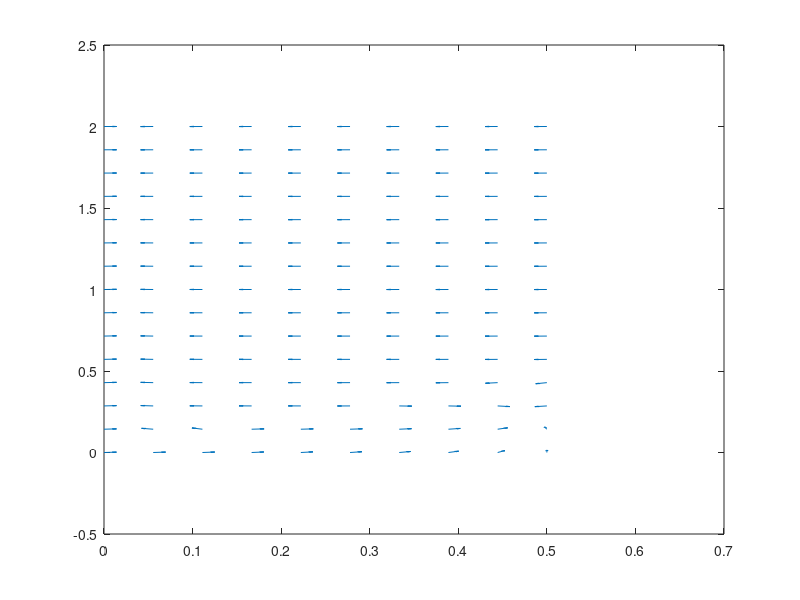

The MATLAB script that drew this image: (Note: this script raises an error after producing the figure.)
clear all

% Define all perturbations that you want to make to the parameters
perturbations = [0.001, 0.01, 0.1];

% Loop through each of these values
for perturb = perturbations
    
    % For each value, you want to add AND substract the perturbation
    for i = [-1, 1]         
        % Original Parameters in the equation [DO NOT MODIFY!!!]
        k1=0.015;
        k2=0.0075;
        k3=0.09375;
        k4=0.1875;
        kp=3.25;
        Kmp=0.001;
        k2_=0.05; % represents k2'
        p = [k1, k2, k3, k4, kp, Kmp, k2_];
        mass=1;

        % Perturb the relevant parameter here:
        k1 = k1 + k1*i*perturb;
        
        % generate grid for phase plane [0 M] X [0 N]
        M=0.5;
        N=2;
        [xx,yy]=meshgrid(linspace(0,M,10),linspace(0,N,15));
        % xx represents RT and yy represents G2T
        
        G2R = (2.*xx.*yy)./(xx + yy + .001 + sqrt((xx + yy + .001).^2 - 4.*xx.*yy));
        
        %A6
        dG2Tdt= k1 - k2.*yy - k2_.*G2R; 
        %A7
        dRTdt= k3-k4.*xx-(kp.*(xx-G2R).*(yy-G2R).*mass)./(Kmp+xx-G2R);%./(Kmp+yy-G2R);
        %Mass
        dmassdt= 0.00495*mass;
        
        % L = scale factor to make all of the arrows the same length
        L = sqrt(dG2Tdt.^2 + dRTdt.^2);
        
        % plot the direction field
        figure(2)
        clf % clear the current figure
        quiver(xx, yy, dRTdt./L, dG2Tdt./L, 0.1); % The final argument is a scaling factor
        hold on
        
        % define the nullclines
        % x represents RT and y represents G2T
        g2rfun = @(x,y) (2.*x.*y)./(x + y + .001 + sqrt((x + y + .001).^2 - 4.*x.*y));
        ncfun1 = @(x,y) k1 - k2*y - k2_*g2rfun(x,y);
        ncfun2 = @(x,y) k3 - k4*x - (kp*(x-g2rfun(x,y)).*(y-g2rfun(x,y))*mass)./(Kmp + x - g2rfun(x,y));
        % plot the nullclines
        fimplicit(@(x,y) ncfun1(x,y), [0 M 0 N],'LineWidth',3)
        fimplicit(@(x,y) ncfun2(x,y), [0 M 0 N],'LineWidth',3);
        
        % Set the title to define the parameter being modified
        title_text = sprintf('Phase Plane, k1 = %f', k1); 
        title(title_text);
        xlabel('Total Rum1');
        ylabel('Total Cdc13');  
    
        % Set the file name to specify the parameter being changed and its
        % value
        filename = sprintf('k1_%.5f.png', k1);
    
        print(filename, '-dpng') 
        
        % Define the folder that you want to place the phase planes in
        % NOTE: You must create this folder prior to running this script!
        movefile(filename, 'k1_phase_planes');
    end
end